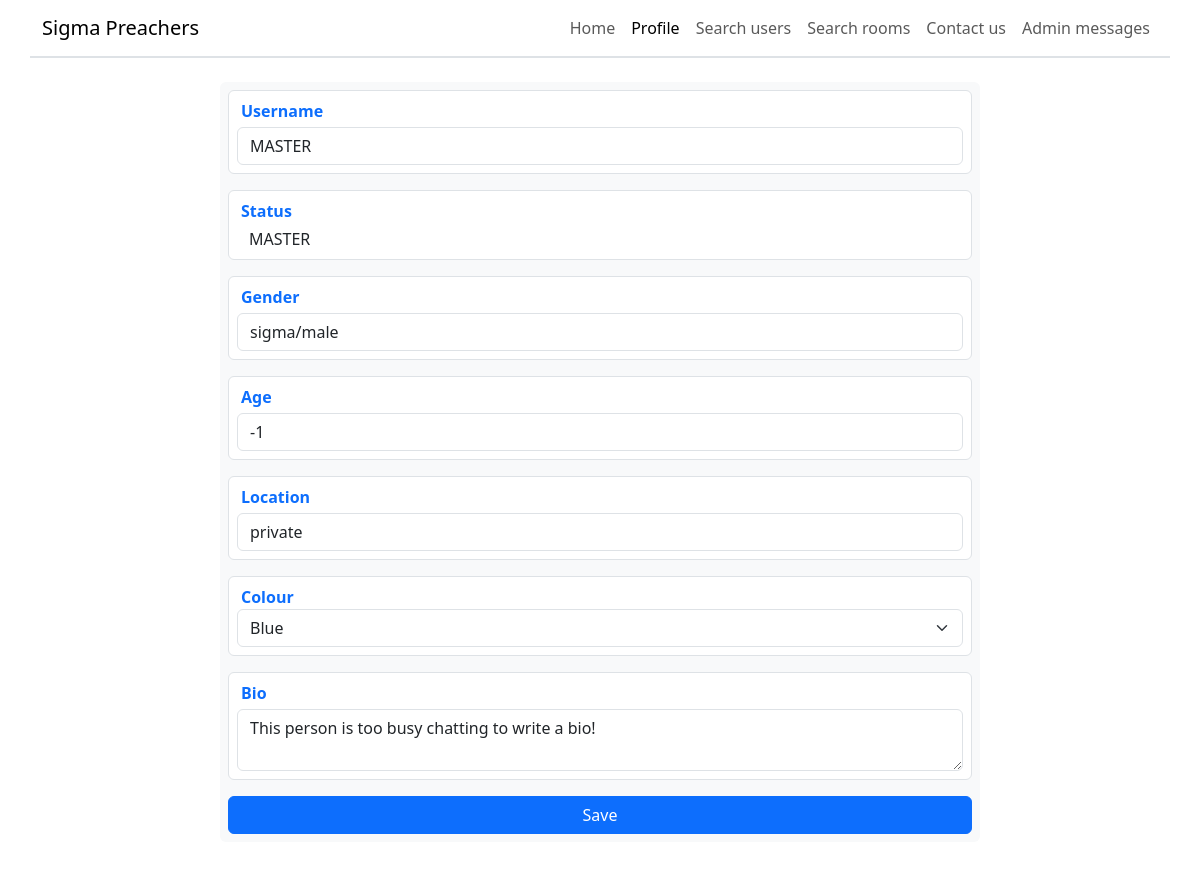
The app's page /edit_profile (signed in) with its own data.
### project/database/create_db.py (models this page shows)
class User(UserMixin, db.Model):
    __tablename__ = "users"
    id = db.Column(db.Integer, primary_key=True, autoincrement=True)
    username = db.Column(db.String(67), unique=True, nullable=False)
    password = db.Column(db.Integer, nullable=False)  # Only store password hash
    status = db.Column(db.String(20), default="STANDARD USER", nullable=False)
    gender = db.Column(db.String(67), default="sigma/male", nullable=False)
    age = db.Column(db.Integer, default=-1, nullable=False)
    location = db.Column(db.String(67), default="private", nullable=False)
    bio = db.Column(
        db.String(255),
        default="This person is too busy chatting to write a bio!",
        nullable=False,
    )
    banned = db.Column(db.Boolean, default=False, nullable=False)
    ban_end = db.Column(db.Integer, default=int(datetime.now().timestamp()))
    colour = db.Column(db.String(255), default="Blue", nullable=False)
    email = db.Column(db.String(255))
    email_verification_code = db.Column(db.Integer)
    email_verified = db.Column(db.Boolean, nullable=False, default=False)
    room_access = db.relationship("RoomAccess", backref="user")
    admin_messages = db.relationship("AdminMessage", backref="user")
    room_message = db.relationship("RoomMessage", backref="user")

### project/routes/edit_profile.py (the view, shortened to what this page needs)
@edit_profile_bp.route("/edit_profile", methods=["GET", "POST"])
@login_required
def edit_profile():
    form = EditProfileForm()
    if not form.validate_on_submit():
        form.bio.data = current_user.bio
        return render_template("edit_profile.html", form=form)

### project/forms/edit_profile.py
class EditProfileForm(FlaskForm):
    username = StringField(
        "Username", validators=[DataRequired(), Length(min=5, max=67)]
    )
    gender = StringField("Gender", validators=[DataRequired(), Length(max=67)])
    age = IntegerField("Age", validators=[DataRequired()])
    location = StringField(
        "Location", validators=[DataRequired(), Length(min=5, max=67)]
    )
    colour = SelectField(
        "Colour",
        choices=[
            ("Blue", "Blue"),
            ("Orange", "Orange"),
            ("Light Blue", "Light Blue"),
            ("Green", "Green"),
            ("Black", "Black"),
        ],
        validators=[DataRequired()],
    )
    bio = TextAreaField(
        "Bio", validators=[DataRequired(), Length(min=5, max=255)]
    )
    submit = SubmitField("Save")

### project/templates/edit_profile.html (shortened to what this page needs)
{% extends "base_header.html" %}
{% block main %}
<main class="mt-4">
    <div class="row d-flex justify-content-center mb-5">
        <form class="bg-light rounded p-2 mb-5 col-sm-8" action="/edit_profile" method="post">
            <div class="d-flex flex-column row border py-2 mx-0 rounded mb-3 pe-2" style="background-color: white;">
                {{ form.username.label(class="text-primary fw-bold ms-0 my-0") }}
                {{ form.username(class="form-control mt-1 ms-2 mb-0", style="width: auto;", value=current_user.username) }}
            </div>
            <div class="d-flex flex-column row border py-2 mx-0 rounded mb-3" style="background-color: white;">
                <p class="text-primary fw-bold ms-0 my-0">Status</p>
                <p class="mt-1 ms-2 mb-0">{{ current_user.status }}</p>
            </div>
            <div class="d-flex flex-column row border py-2 mx-0 rounded mb-3 pe-2" style="background-color: white;">
                {{ form.gender.label(class="text-primary fw-bold ms-0 my-0") }}
                {{ form.gender(class="form-control mt-1 ms-2 mb-0", style="width: auto;", value=current_user.gender) }}
            </div>
            <div class="d-flex flex-column row border py-2 mx-0 rounded mb-3 pe-2" style="background-color: white;">
                {{ form.age.label(class="text-primary fw-bold ms-0 my-0") }}
                {{ form.age(class="form-control mt-1 ms-2 mb-0", style="width: auto;", value=current_user.age) }}
            </div>
            <div class="d-flex flex-column row border py-2 mx-0 rounded mb-3 pe-2" style="background-color: white;">
                {{ form.location.label(class="text-primary fw-bold ms-0 my-0") }}
                {{ form.location(class="form-control mt-1 ms-2 mb-0", style="width: auto;", value=current_user.location) }}
            </div>
            <div class="d-flex flex-column row border py-2 px-2 mx-0 rounded mb-3" style="background-color: white;">
                <p class="text-primary fw-bold ms-0 my-0 ps-1">Colour</p>
                {{ form.colour(class="form-select") }}
            </div>
            <div class="d-flex flex-column row border py-2 mx-0 rounded mb-3 pe-2" style="background-color: white;">
                {{ form.bio.label(class="text-primary fw-bold ms-0 my-0") }}
                {{ form.bio(class="form-control mt-1 ms-2 mb-0", style="width: auto;") }}
            </div>
            <div class="row d-flex justify-content-center mx-0">
                {{ form.submit(class="btn btn-primary") }}
            </div>
        </form>
    </div>
</main>
{% endblock %}

### records on screen
User: username "MASTER", status "MASTER", gender "sigma/male", age "-1", location "private", colour "Blue", bio "This person is too busy chatting to write a bio!"
